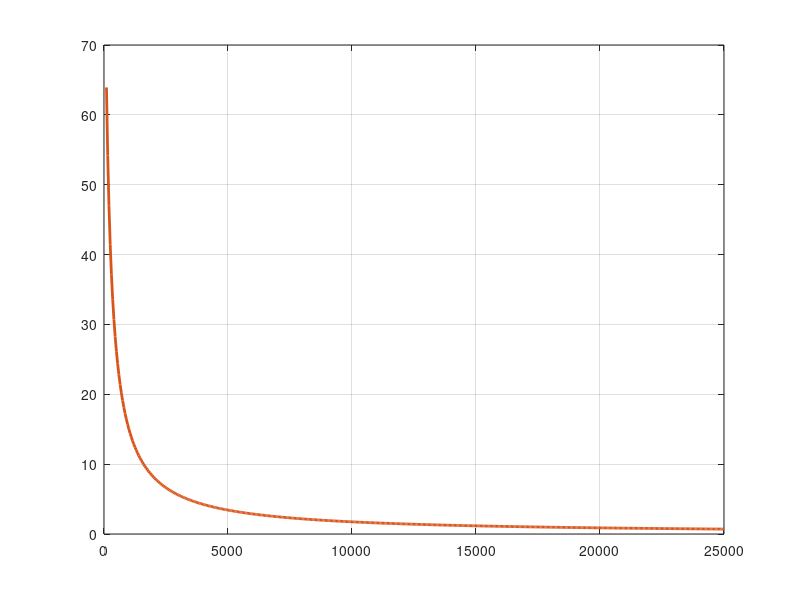

Here is the MATLAB script that generated this plot: (Note: this script raises an error after producing the figure.)
% =========================================================================
% QUESTION 6 : Evaluation du cout de la table de codage
% =========================================================================

clear; clc; close all;

% Parametres de texte_fr.txt
N_real = 4488;
K = 64;
L_moy = 4.3790;

% 1. Calcul des couts de la table (en bits)
C_explicite = 8 + K*12 + (L_moy * K); % Symbole (8b) + L_i (4b) + Code (L_i b)
C_canonique = 8 + K*8 + K*4;          % Symbole (8b) + L_i (4b)

% 2. Seuils critiques (Format canonique)
N_min = C_canonique / (8 - L_moy);
N_negli = (99 * C_canonique) / L_moy;

% Pour notre texte réel (N = 4488)
ratio_table_real = (C_canonique / (C_canonique + N_real * L_moy)) * 100;
taux_reell_comp = (1 - (C_canonique + N_real * L_moy) / (N_real * 8)) * 100;

% Affichage console
fprintf('=== RESULTATS QUESTION 6 : COUT DE LA TABLE ===\n');
fprintf('Cout table (Format Explicite) : %d bits (%.1f octets)\n', round(C_explicite), C_explicite/8);
fprintf('Cout table (Format Canonique) : %d bits (%d octets)\n\n', C_canonique, C_canonique/8);

fprintf('=== SEUILS CRITIQUES (Table canonique) ===\n');
fprintf('Texte minimum pour gain (N_min)   : %d caracteres\n', ceil(N_min));
fprintf('Texte pour cout negligable (<1%%)  : %d caracteres\n', ceil(N_negli));
fprintf('Part de la table pour texte_fr.txt: %.2f %%\n', ratio_table_real);
fprintf('Taux de compression net (vs 8b)  : %.2f %%\n\n', taux_reell_comp);

% 3. Trace de la courbe d'impact du cout de la table
N_vec = 100:50:25000;
ratio_table = (C_canonique ./ (C_canonique + N_vec .* L_moy)) * 100;

figure('Name', 'Question 6 : Impact du cout de la table', 'Color', 'w');
plot(N_vec, ratio_table, 'LineWidth', 2, 'Color', [0.85 0.33 0.1]);
grid on;
hold on;

% Lignes repères
yline(1, '--r', 'Seuil 1% (Négligeable)', 'LineWidth', 1.5, 'LabelVerticalAlignment', 'bottom');
xline(N_real, ':b', sprintf('texte\\_fr.txt (N=%d)', N_real), 'LineWidth', 1.5);

title('Proportion du coût de la table dans le message compressé', 'FontSize', 12);
xlabel('Longueur du texte N (nombre de caractères)', 'FontSize', 11);
ylabel('Part de la table (%)', 'FontSize', 11);
ylim([0 15]);
